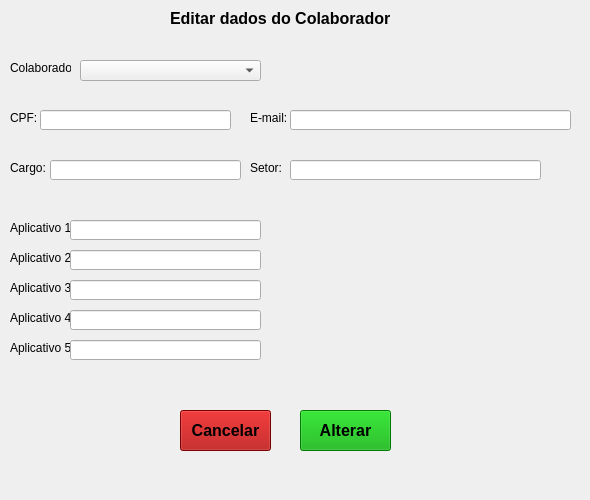
<?xml version="1.0" encoding="UTF-8"?>
<ui version="4.0">
 <class>MainWindow</class>
 <widget class="QMainWindow" name="MainWindow">
  <property name="geometry">
   <rect>
    <x>0</x>
    <y>0</y>
    <width>590</width>
    <height>500</height>
   </rect>
  </property>
  <property name="minimumSize">
   <size>
    <width>590</width>
    <height>500</height>
   </size>
  </property>
  <property name="maximumSize">
   <size>
    <width>590</width>
    <height>500</height>
   </size>
  </property>
  <property name="windowTitle">
   <string>Deletar</string>
  </property>
  <property name="documentMode">
   <bool>false</bool>
  </property>
  <widget class="QWidget" name="centralwidget">
   <widget class="QComboBox" name="comboBox">
    <property name="geometry">
     <rect>
      <x>80</x>
      <y>60</y>
      <width>181</width>
      <height>21</height>
     </rect>
    </property>
    <property name="editable">
     <bool>false</bool>
    </property>
    <property name="insertPolicy">
     <enum>QComboBox::InsertAlphabetically</enum>
    </property>
    <item>
     <property name="text">
      <string/>
     </property>
    </item>
   </widget>
   <widget class="QLabel" name="label_title">
    <property name="geometry">
     <rect>
      <x>170</x>
      <y>10</y>
      <width>251</width>
      <height>16</height>
     </rect>
    </property>
    <property name="font">
     <font>
      <pointsize>12</pointsize>
      <weight>75</weight>
      <bold>true</bold>
     </font>
    </property>
    <property name="text">
     <string>Editar dados do Colaborador</string>
    </property>
   </widget>
   <widget class="QLabel" name="label_colab">
    <property name="geometry">
     <rect>
      <x>10</x>
      <y>60</y>
      <width>61</width>
      <height>16</height>
     </rect>
    </property>
    <property name="text">
     <string>Colaborador:</string>
    </property>
   </widget>
   <widget class="QLabel" name="label_cpf">
    <property name="geometry">
     <rect>
      <x>10</x>
      <y>110</y>
      <width>31</width>
      <height>16</height>
     </rect>
    </property>
    <property name="text">
     <string>CPF:</string>
    </property>
   </widget>
   <widget class="QLabel" name="label_email">
    <property name="geometry">
     <rect>
      <x>250</x>
      <y>110</y>
      <width>41</width>
      <height>16</height>
     </rect>
    </property>
    <property name="text">
     <string>E-mail:</string>
    </property>
   </widget>
   <widget class="QLabel" name="label_app1">
    <property name="geometry">
     <rect>
      <x>10</x>
      <y>220</y>
      <width>61</width>
      <height>16</height>
     </rect>
    </property>
    <property name="text">
     <string>Aplicativo 1:</string>
    </property>
   </widget>
   <widget class="QLabel" name="label_cargo">
    <property name="geometry">
     <rect>
      <x>10</x>
      <y>160</y>
      <width>41</width>
      <height>16</height>
     </rect>
    </property>
    <property name="text">
     <string>Cargo:</string>
    </property>
   </widget>
   <widget class="QLabel" name="label_setor">
    <property name="geometry">
     <rect>
      <x>250</x>
      <y>160</y>
      <width>31</width>
      <height>16</height>
     </rect>
    </property>
    <property name="text">
     <string>Setor:</string>
    </property>
   </widget>
   <widget class="QLabel" name="label_app3">
    <property name="geometry">
     <rect>
      <x>10</x>
      <y>280</y>
      <width>61</width>
      <height>16</height>
     </rect>
    </property>
    <property name="text">
     <string>Aplicativo 3:</string>
    </property>
   </widget>
   <widget class="QLabel" name="label_app2">
    <property name="geometry">
     <rect>
      <x>10</x>
      <y>250</y>
      <width>61</width>
      <height>16</height>
     </rect>
    </property>
    <property name="text">
     <string>Aplicativo 2:</string>
    </property>
   </widget>
   <widget class="QLabel" name="label_app4">
    <property name="geometry">
     <rect>
      <x>10</x>
      <y>310</y>
      <width>61</width>
      <height>16</height>
     </rect>
    </property>
    <property name="text">
     <string>Aplicativo 4:</string>
    </property>
   </widget>
   <widget class="QLabel" name="label_app5">
    <property name="geometry">
     <rect>
      <x>10</x>
      <y>340</y>
      <width>61</width>
      <height>16</height>
     </rect>
    </property>
    <property name="text">
     <string>Aplicativo 5:</string>
    </property>
   </widget>
   <widget class="QPushButton" name="btn_cancel">
    <property name="geometry">
     <rect>
      <x>180</x>
      <y>410</y>
      <width>91</width>
      <height>41</height>
     </rect>
    </property>
    <property name="font">
     <font>
      <pointsize>12</pointsize>
      <weight>75</weight>
      <bold>true</bold>
     </font>
    </property>
    <property name="styleSheet">
     <string notr="true">QPushButton{
	
	background-color: rgb(170, 0, 0);
}
QPushButton:hover{
	background-color: rgb(255, 0, 0);
}</string>
    </property>
    <property name="text">
     <string>Cancelar</string>
    </property>
   </widget>
   <widget class="QPushButton" name="btn_delete">
    <property name="geometry">
     <rect>
      <x>300</x>
      <y>410</y>
      <width>91</width>
      <height>41</height>
     </rect>
    </property>
    <property name="font">
     <font>
      <pointsize>12</pointsize>
      <weight>75</weight>
      <bold>true</bold>
     </font>
    </property>
    <property name="styleSheet">
     <string notr="true">QPushButton{
	
	background-color: rgb(0, 170, 0);
}
QPushButton:hover{
	
	background-color: rgb(0, 255, 0);
}</string>
    </property>
    <property name="text">
     <string>Alterar</string>
    </property>
   </widget>
   <widget class="QLineEdit" name="edit_cpf">
    <property name="geometry">
     <rect>
      <x>40</x>
      <y>110</y>
      <width>191</width>
      <height>20</height>
     </rect>
    </property>
   </widget>
   <widget class="QLineEdit" name="edit_email">
    <property name="geometry">
     <rect>
      <x>290</x>
      <y>110</y>
      <width>281</width>
      <height>20</height>
     </rect>
    </property>
   </widget>
   <widget class="QLineEdit" name="edit_cargo">
    <property name="geometry">
     <rect>
      <x>50</x>
      <y>160</y>
      <width>191</width>
      <height>20</height>
     </rect>
    </property>
   </widget>
   <widget class="QLineEdit" name="edit_setor">
    <property name="geometry">
     <rect>
      <x>290</x>
      <y>160</y>
      <width>251</width>
      <height>20</height>
     </rect>
    </property>
   </widget>
   <widget class="QLineEdit" name="edit_app1">
    <property name="geometry">
     <rect>
      <x>70</x>
      <y>220</y>
      <width>191</width>
      <height>20</height>
     </rect>
    </property>
   </widget>
   <widget class="QLineEdit" name="edit_app2">
    <property name="geometry">
     <rect>
      <x>70</x>
      <y>250</y>
      <width>191</width>
      <height>20</height>
     </rect>
    </property>
   </widget>
   <widget class="QLineEdit" name="edit_app3">
    <property name="geometry">
     <rect>
      <x>70</x>
      <y>280</y>
      <width>191</width>
      <height>20</height>
     </rect>
    </property>
   </widget>
   <widget class="QLineEdit" name="edit_app4">
    <property name="geometry">
     <rect>
      <x>70</x>
      <y>310</y>
      <width>191</width>
      <height>20</height>
     </rect>
    </property>
   </widget>
   <widget class="QLineEdit" name="edit_app5">
    <property name="geometry">
     <rect>
      <x>70</x>
      <y>340</y>
      <width>191</width>
      <height>20</height>
     </rect>
    </property>
   </widget>
  </widget>
 </widget>
 <resources/>
 <connections/>
</ui>
